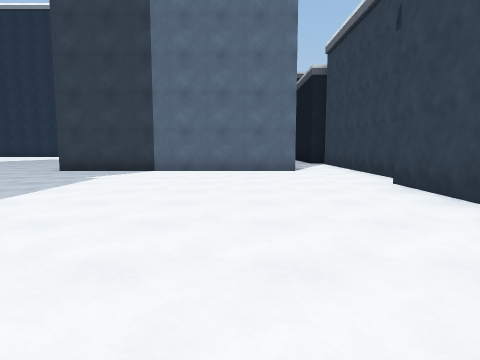
view 1 (above)

19 first-person views from a walk through a Unity game level. The camera is 1.3 m above the floor, tilts 6° down and sees 75° across. The floor is counted in squares, 2.12 m on a side. Each view is taken from the middle of a square. On the plan, view 1 faces up. The plan holds only what a view shows up to about 9 squares ahead; the rest is blank. The place goes on beyond the plan. The player is left out.

view 2
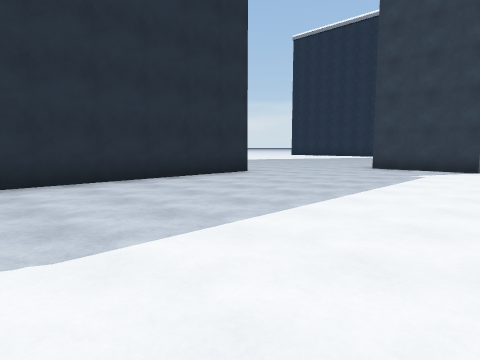

view 3
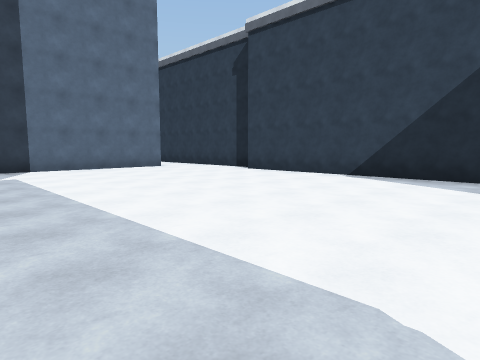

view 4
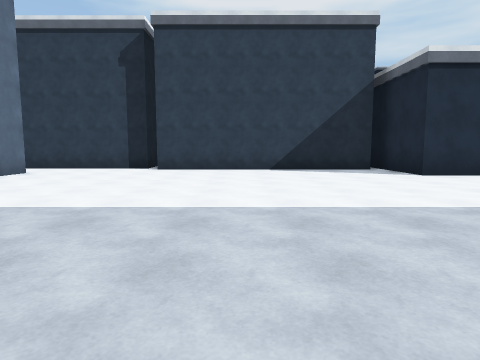

view 5
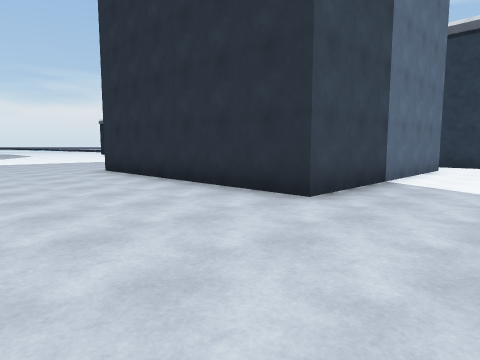

view 6
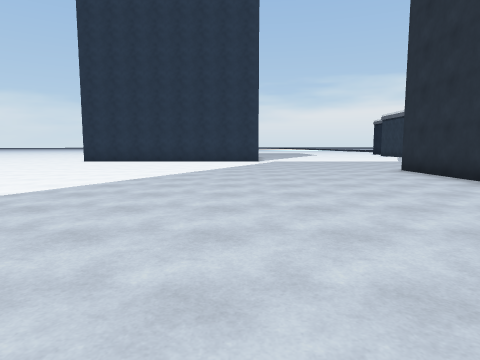

view 7
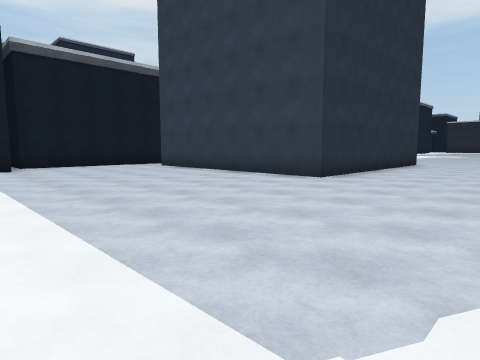

view 8
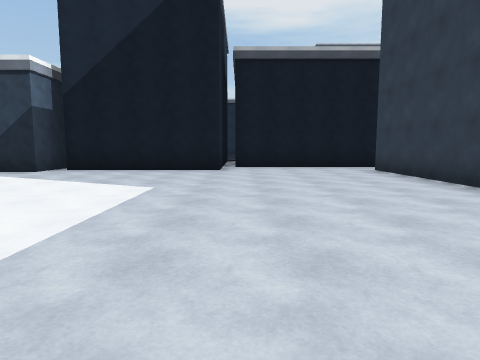

view 9
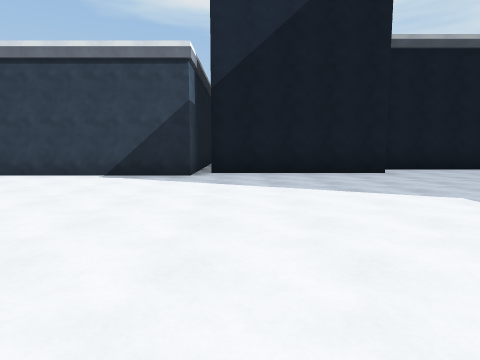

view 10
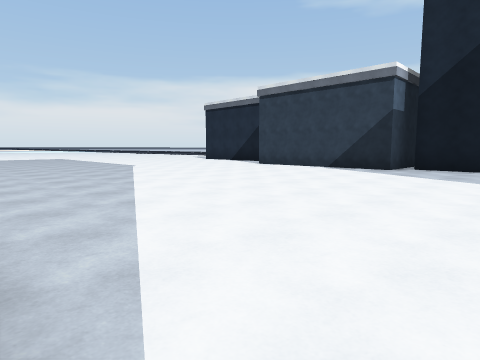

view 11
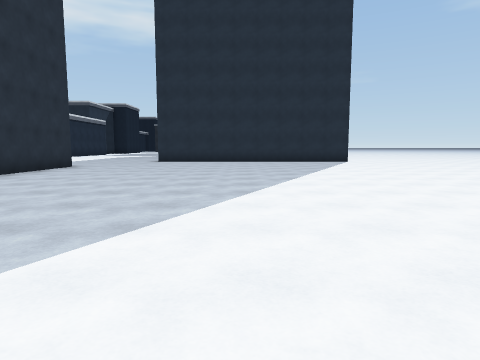

view 12
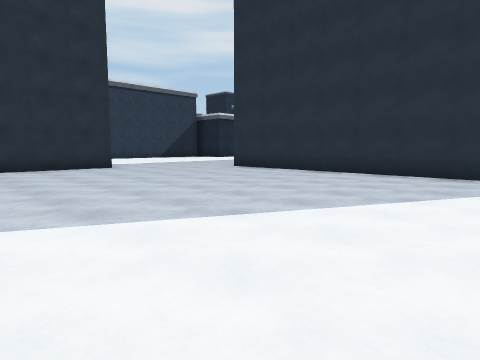

view 13
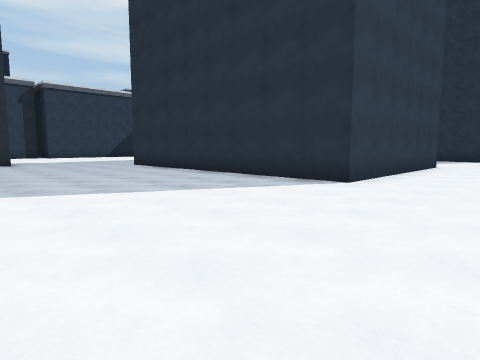

view 14
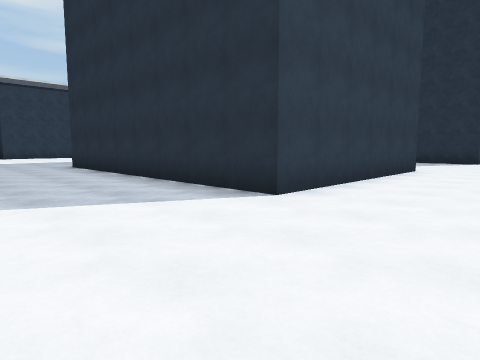

view 15
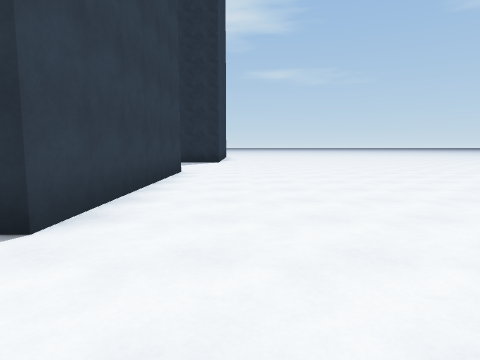

view 16
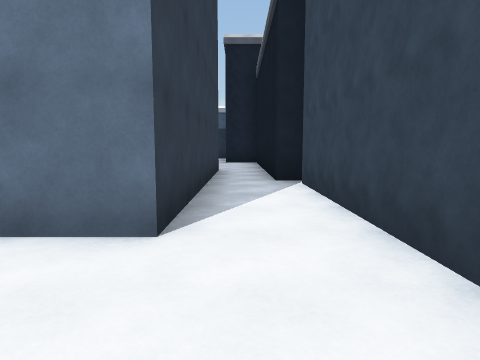

view 17
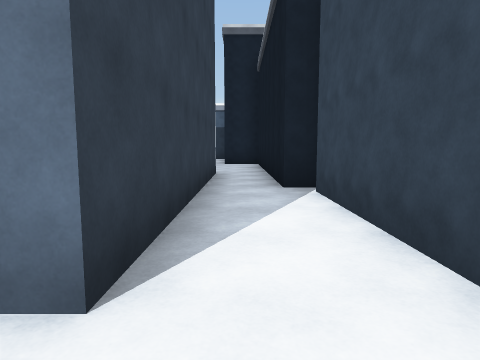

view 18
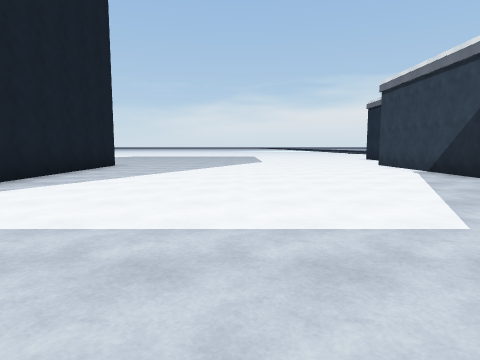

view 19
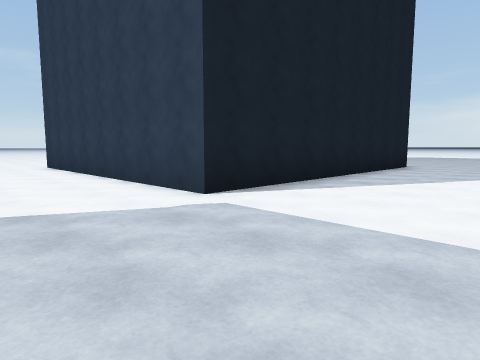

### Floor plan
Points are (right, up) in squares from view 1. A wall is a line through its corners. A room is listed if a view was taken in it or the views show most of it. See-through windows are left out.
Room 1 (views 1, 2, 3, 4, 16, 17)
walls: (-6.6, 4.9) (-6.6, -0.4); (0.8, -1.5) (0.8, -1) (3.1, -1); (3.1, 5.6) (3.1, 7.5); (2.6, -0.6) (2.6, 5.4); (1.4, 8.1) (-4.7, 8.1)
ways out: opening at (-5.3, 6) to room 2; opening at (2, 8) to room 2
Room 2 (views 5, 6, 7, 8, 9, 10, 11, 12, 13, 14, 15, 18, 19)
walls: (-4.7, 8.1) (-4.7, 14.3) (1.4, 14.3) (1.4, 8.1); (1.4, 18.5) (1.4, 22.8); (-8.2, 26.5) (-8.2, 19.6) (-15.2, 19.6); (2.6, 11.7) (2.6, 18.2); (3.1, 7.5) (3.1, 11.4); (2.8, 23.1) (0.8, 23.1) (0.8, 26.5); (-14.5, -0.9) (-14.5, 4.8) (-7.2, 4.8)
ways out: opening at (-5.3, 6) to room 1; opening at (2, 8) to room 1

Positions as (right, up) in squares from view 1, and headings:
1: (0, 0), facing up
2: (-1, -1), facing up-left
3: (-4, -1), facing up-right
4: (-6, 3), facing right
5: (-8, 6), facing up-right
6: (-9, 6), facing up
7: (-8, 20), facing down-right
8: (-7, 18), facing right
9: (-6, 22), facing right
10: (-8, 20), facing up-right
11: (-10, 18), facing down
12: (-14, 12), facing down-right
13: (-17, 10), facing down-right
14: (-17, 8), facing down-right
15: (-16, 7), facing down
16: (2, 6), facing up
17: (2, 7), facing up
18: (-4, 17), facing up
19: (-5, 17), facing up-left
